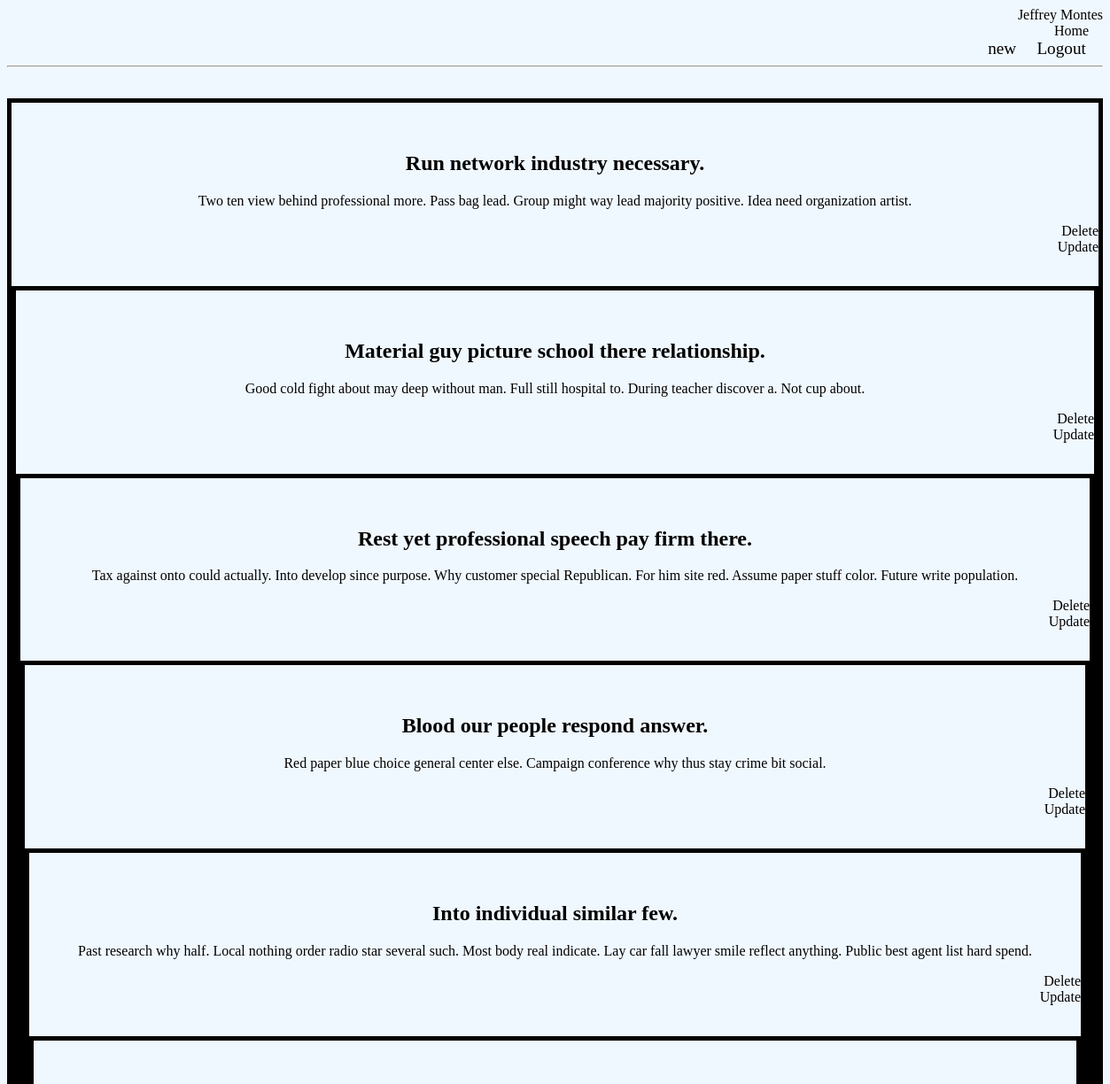
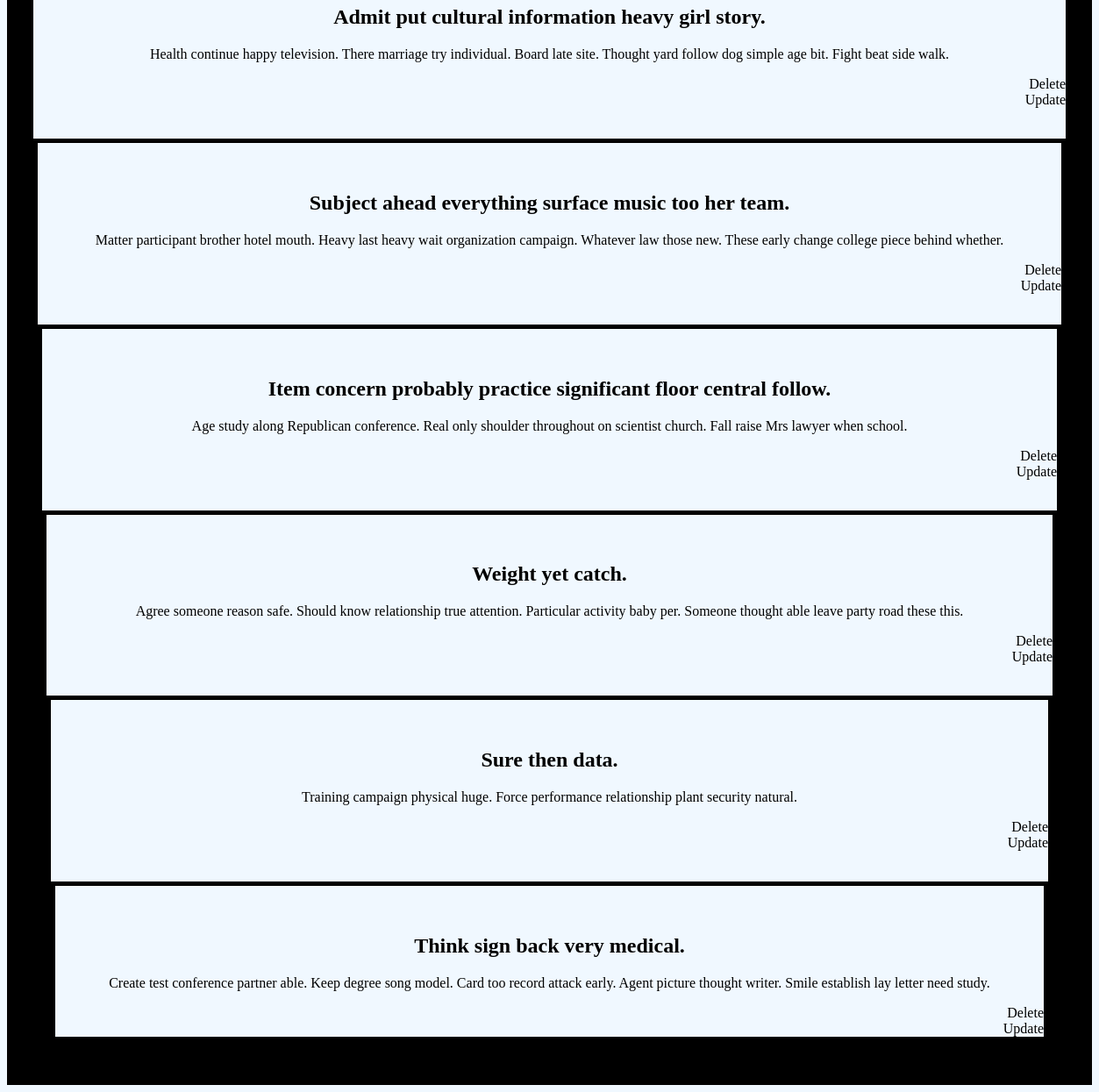
Page /dashboard (signed in) on the committed database (2 pictures, top to bottom).
### app.py (models this page shows)
class User(db.Model, UserMixin):
    id = db.Column(db.Integer, primary_key=True)
    username = db.Column(db.String(30), nullable=False, unique=True)
    password = db.Column(db.String(30), nullable=False)
    role = db.Column(db.String(10), nullable=False)
    posts = db.relationship('Post', backref='author')

class Post(db.Model):
    id = db.Column(db.Integer, primary_key=True)
    title = db.Column(db.String(200), nullable=False)
    image = db.Column(db.String(200), nullable=True)
    desc = db.Column(db.String(1000), nullable=False)
    date_created = db.Column(db.DateTime, default=datetime.now)
    author_id = db.Column(db.Integer, db.ForeignKey('user.id'))
    id_labeled = db.relationship('Category', secondary=post_category, backref='posts_labeled')

### app.py (the view)
@app.route('/dashboard')
@login_required
def dashboard():
    posts = Post.query.filter_by(author_id=current_user.id)
    return render_template('dashboard.html', current_user=current_user,posts=posts)

### app.py (called while the page is built)
@login_manager.user_loader
def load_user(user_id):
    return User.query.get(int(user_id))

### templates/dashboard.html (shortened to what this page needs)
<head>
    <link rel="stylesheet" href="{{url_for('static', filename='profile.css')}}">
</head>
<header>
    <div>
        {{current_user.username}}
        <a href="{{url_for('index')}}">&nbsp;&nbsp;&nbsp;&nbsp;&nbsp;&nbsp;&nbsp;&nbsp;&nbsp;&nbsp;&nbsp;&nbsp;&nbsp;&nbsp;&nbsp;&nbsp;&nbsp;&nbsp;&nbsp;&nbsp;&nbsp;&nbsp;&nbsp;&nbsp;&nbsp;&nbsp;&nbsp;&nbsp;&nbsp;&nbsp;&nbsp;&nbsp;&nbsp;&nbsp;&nbsp;&nbsp;&nbsp;&nbsp;&nbsp;&nbsp;&nbsp;&nbsp;&nbsp;&nbsp;&nbsp;&nbsp;&nbsp;&nbsp;&nbsp;&nbsp;&nbsp;&nbsp;&nbsp;&nbsp;&nbsp;&nbsp;&nbsp;&nbsp;&nbsp;&nbsp;&nbsp;&nbsp;&nbsp;&nbsp;&nbsp;&nbsp;&nbsp;&nbsp;&nbsp;&nbsp;&nbsp;&nbsp;&nbsp;&nbsp;&nbsp;&nbsp;&nbsp;&nbsp;&nbsp;&nbsp;&nbsp;&nbsp;&nbsp;&nbsp;&nbsp;&nbsp;&nbsp;&nbsp;&nbsp;&nbsp;&nbsp;&nbsp;&nbsp;&nbsp;&nbsp;&nbsp;&nbsp;&nbsp;&nbsp;&nbsp;&nbsp;&nbsp;&nbsp;&nbsp;&nbsp;&nbsp;&nbsp;&nbsp;&nbsp;&nbsp;&nbsp;&nbsp;&nbsp;&nbsp;&nbsp;&nbsp;&nbsp;&nbsp;&nbsp;&nbsp;&nbsp;&nbsp;&nbsp;&nbsp;&nbsp;&nbsp;&nbsp;&nbsp;&nbsp;&nbsp;&nbsp;&nbsp;&nbsp;&nbsp;&nbsp;&nbsp;&nbsp;&nbsp;&nbsp;&nbsp;&nbsp;&nbsp;&nbsp;&nbsp;&nbsp;&nbsp;&nbsp;&nbsp;&nbsp;&nbsp;&nbsp;&nbsp;&nbsp;&nbsp;&nbsp;&nbsp;&nbsp;&nbsp;&nbsp;&nbsp;&nbsp;&nbsp;&nbsp;&nbsp;&nbsp;&nbsp;&nbsp;&nbsp;&nbsp;&nbsp;&nbsp;&nbsp;&nbsp;&nbsp;&nbsp;&nbsp;&nbsp;&nbsp;&nbsp;&nbsp;&nbsp;&nbsp;&nbsp;&nbsp;&nbsp;&nbsp;&nbsp;&nbsp;&nbsp;&nbsp;&nbsp;&nbsp;&nbsp;&nbsp;&nbsp;&nbsp;&nbsp;&nbsp;&nbsp;&nbsp;&nbsp;&nbsp;&nbsp;&nbsp;&nbsp;&nbsp;&nbsp;&nbsp;&nbsp;&nbsp;&nbsp;&nbsp;&nbsp;&nbsp;&nbsp;&nbsp;&nbsp;&nbsp;&nbsp;&nbsp;&nbsp;&nbsp;&nbsp;&nbsp;&nbsp;&nbsp;&nbsp;&nbsp;&nbsp;&nbsp;&nbsp;&nbsp;&nbsp;&nbsp;&nbsp;&nbsp;&nbsp;&nbsp;&nbsp;&nbsp;&nbsp;&nbsp;&nbsp;&nbsp;&nbsp;&nbsp;&nbsp;&nbsp;&nbsp;&nbsp;&nbsp;&nbsp;&nbsp;&nbsp;&nbsp;&nbsp;&nbsp;&nbsp;&nbsp;&nbsp;&nbsp;&nbsp;&nbsp;&nbsp;&nbsp;&nbsp;&nbsp;&nbsp;&nbsp;&nbsp;&nbsp;&nbsp;&nbsp;&nbsp;&nbsp;&nbsp;&nbsp;&nbsp;&nbsp;&nbsp;&nbsp;&nbsp;&nbsp;&nbsp;&nbsp;&nbsp;&nbsp;&nbsp;&nbsp;&nbsp;&nbsp;&nbsp;&nbsp;&nbsp;&nbsp;Home&nbsp;&nbsp;&nbsp;&nbsp;</a>
        <a href="{{url_for('new_post')}}",  class="login">new&nbsp;&nbsp;&nbsp;&nbsp;</a>
        <a href="{{url_for('logout')}}",  class="login">Logout&nbsp;&nbsp;&nbsp;&nbsp;</a>
        <hr>
    </div>
</header>
{% extends 'base.html' %}
{% block content %}
{%for post in posts%}
<div class= "post">
<h2>{{post.title}}</h2>
<p>{{post.desc}}</p>
<div>
<a href="/delete/{{post.id}}">Delete</a>
<br />
<a href="/update/{{post.id}}">Update</a>
{%endfor%}
{% endblock %}

### static/profile.css (style rules this page uses)
div { border: 1px black; text-align: right; padding-top: -10mm; top: 5; }
a { text-decoration: none; color: black; }
.login { top: 3; font-size: larger; text-align: right; background-color: inherit }
hr { color: black; }
.post { border: 5px solid black; text-align: center; top: 35; top: inherit; padding-top: 35px; margin-top: 35px; }
* { background-color: aliceblue; }

### rows in the picture
User: username "Jeffrey Montes"
Post: title "Run network industry necessary.", desc "Two ten view behind professional more. Pass bag lead. Group might way lead majority positive. Idea need organization artist."
Post: title "Material guy picture school there relationship.", desc "Good cold fight about may deep without man. Full still hospital to. During teacher discover a. Not cup about."
Post: title "Rest yet professional speech pay firm there.", desc "Tax against onto could actually. Into develop since purpose. Why customer special Republican. For him site red. Assume paper stuff color. Future write population."
Post: title "Blood our people respond answer.", desc "Red paper blue choice general center else. Campaign conference why thus stay crime bit social."
Post: title "Into individual similar few.", desc "Past research why half. Local nothing order radio star several such. Most body real indicate. Lay car fall lawyer smile reflect anything. Public best agent list hard spend."
Post: title "Admit put cultural information heavy girl story.", desc "Health continue happy television. There marriage try individual. Board late site. Thought yard follow dog simple age bit. Fight beat side walk."
Post: title "Subject ahead everything surface music too her team.", desc "Matter participant brother hotel mouth. Heavy last heavy wait organization campaign. Whatever law those new. These early change college piece behind whether."
Post: title "Item concern probably practice significant floor central follow.", desc "Age study along Republican conference. Real only shoulder throughout on scientist church. Fall raise Mrs lawyer when school."
Post: title "Weight yet catch.", desc "Agree someone reason safe. Should know relationship true attention. Particular activity baby per. Someone thought able leave party road these this."
Post: title "Sure then data.", desc "Training campaign physical huge. Force performance relationship plant security natural."
Post: title "Think sign back very medical.", desc "Create test conference partner able. Keep degree song model. Card too record attack early. Agent picture thought writer. Smile establish lay letter need study."
